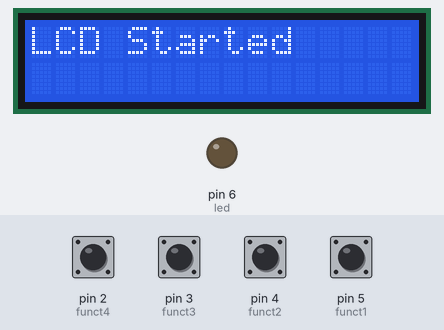
Bench run of a sketch on a simulated Arduino Uno, built with avr-gcc and run on an emulated ATmega328P. On the bench: 16×2 character LCD, output pins drawn as LEDs (lit = HIGH). The test bench sets the inputs (shaded band); at power-on: pin 2 (funct4), pin 3 (funct3), pin 4 (funct2), pin 5 (funct1) HIGH. No radio packets arrive unless stated; what the sketch prints to the serial monitor is not drawn.

Above: at 1.2 s.
1.3 s: pin 2 (funct4) pulled LOW for 0.15 s
At 3.0 s:
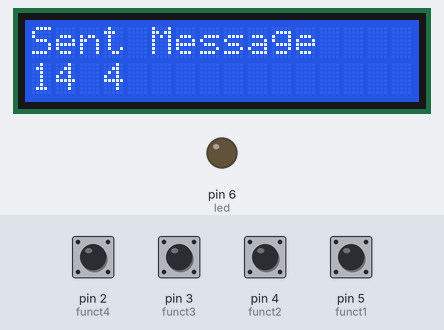
3.3 s: pin 3 (funct3) pulled LOW for 0.15 s
At 3.7 s:
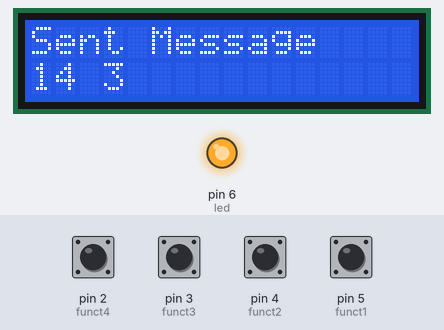
5.3 s: pin 4 (funct2) pulled LOW for 0.15 s
At 6.2 s:
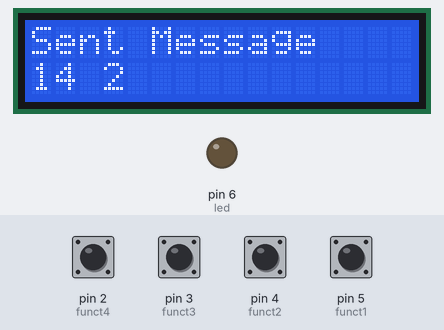
7.3 s: pin 5 (funct1) pulled LOW for 0.15 s
At 8.9 s:
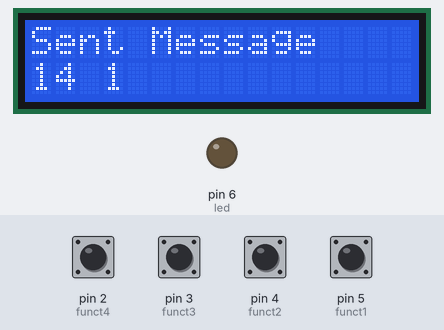
Timing chart, 0 to 10.3 s (numbered marks = the images above; inputs shaded):
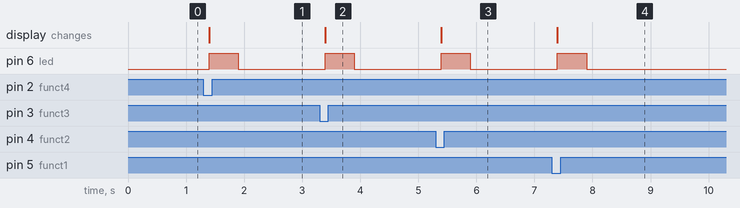

Measured:
- after the input at 1.3 s, pin 6 (led): LOW → HIGH after 0.10 s, → LOW 0.50 s later; the display: changes after 0.10 s (image 1)
- after the input at 3.3 s, pin 6 (led): LOW → HIGH after 0.10 s, → LOW 0.50 s later; the display: changes after 0.10 s (image 2)
- after the input at 5.3 s, pin 6 (led): LOW → HIGH after 0.10 s, → LOW 0.50 s later; the display: changes after 0.10 s (image 3)
- after the input at 7.3 s, pin 6 (led): LOW → HIGH after 0.10 s, → LOW 0.50 s later; the display: changes after 0.10 s (image 4)

The sketch:

TransmitterMain.ino
```cpp
#include <RH_ASK.h>
#include <SPI.h>
#include <LiquidCrystal.h>
#include <cppQueue.h>

// Create Structs that are needed for Buttons and Transmitting/Queue
struct Packet {
  long counter;
  int function;
};
struct Button {
  int pin;
  bool lastStable, lastRead;
  uint32_t lastChange, lastFire;
};

// Create constants for pins & initialize drivers and queue
const int funct1 = 5, funct2 = 4, funct3 = 3, funct4 = 2; // Button Pins
const int led = 6, transmit_pin = 7;                      // LED Pin is 6 and RF Transmitter Pin is 7
const int rs=13, en=12, d4=11, d5=10, d6=9, d7=8;         // LCD Pins are 8-13
RH_ASK rf_driver(2000, 0, transmit_pin, 0);
LiquidCrystal lcd(rs, en, d4, d5, d6, d7);
cppQueue transmitterQueue(sizeof(Packet), 8, FIFO);

// Button array for all buttons on the bread board
Button buttons[] = {
  {funct1, HIGH, HIGH, 0, 0},
  {funct2, HIGH, HIGH, 0, 0},
  {funct3, HIGH, HIGH, 0, 0},
  {funct4, HIGH, HIGH, 0, 0},
};
void handleButtons() {
  // Get current time for computations
  uint32_t currentTime = millis();
  // Loop through each button for reads
  for (auto &button: buttons) {
    int currentRead = digitalRead(button.pin);
    if (currentRead != button.lastRead) { button.lastChange = currentTime; }

    if ((currentTime - button.lastChange) > 30) {
      if (currentRead != button.lastStable) {
        button.lastStable = currentRead;

        if (button.lastStable == LOW) {
          int function = 255;
          switch (button.pin) {
            case funct1:
              Serial.println("First Functionality Button was Pressed");
              function = 1;
              break;
            case funct2:
              Serial.println("Second Functionality Button was Pressed");
              function = 2;
              break;
            case funct3:
              Serial.println("Third Functionality Button was Pressed");
              function = 3;
              break;
            case funct4:
              Serial.println("Forth Functionality Button was Pressed");
              function = 4;
              break;
          }
          if (function != 255) {
            struct Packet packetCode;
            packetCode.counter = 14;
            packetCode.function = function;
            transmitterQueue.push(&packetCode);
            Serial.println("Queued");
          }
        }
      }
    }
    button.lastRead = currentRead;
  }
}

void handleTransmit() {
  // Keep the task running until program is ended
  Packet pk;
  if (transmitterQueue.pop(&pk)) {
    // Read the current Packet from queue
    Serial.print(pk.counter);
    Serial.print(" ");
    Serial.println(pk.function);

    // Send a 32 byte message for now (needs to be encrypted for phase 3)
    char msg[32];
    sprintf(msg, "This is our message: %d", pk.function);
    rf_driver.send((uint8_t *)msg, strlen(msg));
    rf_driver.waitPacketSent();

    // Output handling such as LED and LCD
    lcd.clear();
    lcd.setCursor(0, 0);
    lcd.print("Sent Message");
    lcd.setCursor(0, 1);
    lcd.print(String(pk.counter) + " " + String(pk.function));
    digitalWrite(led, HIGH);
    delay(500);
    digitalWrite(led, LOW);
    Serial.println("Done Sending");
  }
}

void setup() {
  // Setup Serial with baud at 115200
  Serial.begin(115200);
  // Setup Pins for Buttons
  pinMode(funct1, INPUT_PULLUP); pinMode(funct2, INPUT_PULLUP);
  pinMode(funct3, INPUT_PULLUP); pinMode(funct4, INPUT_PULLUP);
  pinMode(led, OUTPUT);
  // Initialize RF Driver with Parameters
  if (!rf_driver.init()) {
    Serial.println("RF Initialization Failed");
  }
  // Set up LCD and reset anything on it
  lcd.begin(16, 2);
  lcd.clear();
  lcd.setCursor(0, 0);
  lcd.print("LCD Started");
}

void loop() {
  // Call functions cause FreeRTOS tasks not working
  handleButtons();
  handleTransmit();
}
```
